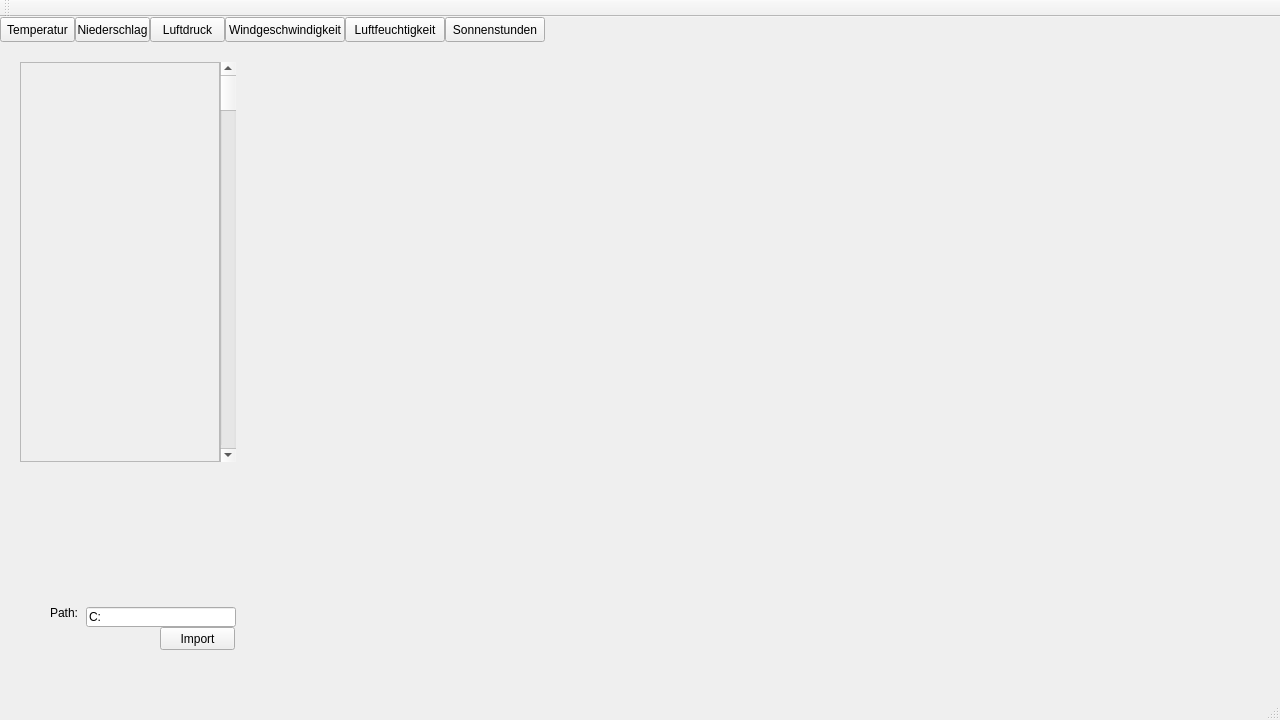
<?xml version="1.0" encoding="UTF-8"?>
<ui version="4.0">
 <class>MainWindow</class>
 <widget class="QMainWindow" name="MainWindow">
  <property name="geometry">
   <rect>
    <x>0</x>
    <y>0</y>
    <width>1280</width>
    <height>720</height>
   </rect>
  </property>
  <property name="windowTitle">
   <string>MainWindow</string>
  </property>
  <widget class="QWidget" name="centralWidget">
   <widget class="QPushButton" name="pushButton">
    <property name="geometry">
     <rect>
      <x>0</x>
      <y>0</y>
      <width>75</width>
      <height>25</height>
     </rect>
    </property>
    <property name="text">
     <string>Temperatur</string>
    </property>
   </widget>
   <widget class="QPushButton" name="pushButton_2">
    <property name="geometry">
     <rect>
      <x>75</x>
      <y>0</y>
      <width>75</width>
      <height>25</height>
     </rect>
    </property>
    <property name="text">
     <string>Niederschlag</string>
    </property>
   </widget>
   <widget class="QPushButton" name="pushButton_3">
    <property name="geometry">
     <rect>
      <x>150</x>
      <y>0</y>
      <width>75</width>
      <height>25</height>
     </rect>
    </property>
    <property name="text">
     <string>Luftdruck</string>
    </property>
   </widget>
   <widget class="QPushButton" name="pushButton_4">
    <property name="geometry">
     <rect>
      <x>225</x>
      <y>0</y>
      <width>120</width>
      <height>25</height>
     </rect>
    </property>
    <property name="text">
     <string>Windgeschwindigkeit</string>
    </property>
   </widget>
   <widget class="QPushButton" name="pushButton_5">
    <property name="geometry">
     <rect>
      <x>345</x>
      <y>0</y>
      <width>100</width>
      <height>25</height>
     </rect>
    </property>
    <property name="text">
     <string>Luftfeuchtigkeit</string>
    </property>
   </widget>
   <widget class="QPushButton" name="pushButton_6">
    <property name="geometry">
     <rect>
      <x>445</x>
      <y>0</y>
      <width>100</width>
      <height>25</height>
     </rect>
    </property>
    <property name="text">
     <string>Sonnenstunden</string>
    </property>
   </widget>
   <widget class="QScrollArea" name="scrollArea">
    <property name="geometry">
     <rect>
      <x>20</x>
      <y>45</y>
      <width>200</width>
      <height>400</height>
     </rect>
    </property>
    <property name="mouseTracking">
     <bool>true</bool>
    </property>
    <property name="tabletTracking">
     <bool>true</bool>
    </property>
    <property name="widgetResizable">
     <bool>true</bool>
    </property>
    <widget class="QWidget" name="scrollAreaWidgetContents">
     <property name="geometry">
      <rect>
       <x>0</x>
       <y>0</y>
       <width>198</width>
       <height>398</height>
      </rect>
     </property>
    </widget>
   </widget>
   <widget class="QScrollBar" name="verticalScrollBar">
    <property name="geometry">
     <rect>
      <x>220</x>
      <y>45</y>
      <width>16</width>
      <height>400</height>
     </rect>
    </property>
    <property name="mouseTracking">
     <bool>true</bool>
    </property>
    <property name="tabletTracking">
     <bool>true</bool>
    </property>
    <property name="orientation">
     <enum>Qt::Vertical</enum>
    </property>
   </widget>
   <widget class="QLineEdit" name="lineEdit">
    <property name="geometry">
     <rect>
      <x>86</x>
      <y>590</y>
      <width>150</width>
      <height>20</height>
     </rect>
    </property>
    <property name="inputMask">
     <string>C:\</string>
    </property>
   </widget>
   <widget class="QLabel" name="label">
    <property name="geometry">
     <rect>
      <x>50</x>
      <y>580</y>
      <width>61</width>
      <height>31</height>
     </rect>
    </property>
    <property name="text">
     <string>Path:</string>
    </property>
   </widget>
   <widget class="QPushButton" name="pushButton_7">
    <property name="geometry">
     <rect>
      <x>160</x>
      <y>610</y>
      <width>75</width>
      <height>23</height>
     </rect>
    </property>
    <property name="text">
     <string>Import</string>
    </property>
   </widget>
  </widget>
  <widget class="QMenuBar" name="menuBar">
   <property name="geometry">
    <rect>
     <x>0</x>
     <y>0</y>
     <width>1280</width>
     <height>21</height>
    </rect>
   </property>
  </widget>
  <widget class="QToolBar" name="mainToolBar">
   <attribute name="toolBarArea">
    <enum>TopToolBarArea</enum>
   </attribute>
   <attribute name="toolBarBreak">
    <bool>false</bool>
   </attribute>
  </widget>
  <widget class="QStatusBar" name="statusBar"/>
 </widget>
 <layoutdefault spacing="6" margin="11"/>
 <resources/>
 <connections/>
</ui>
